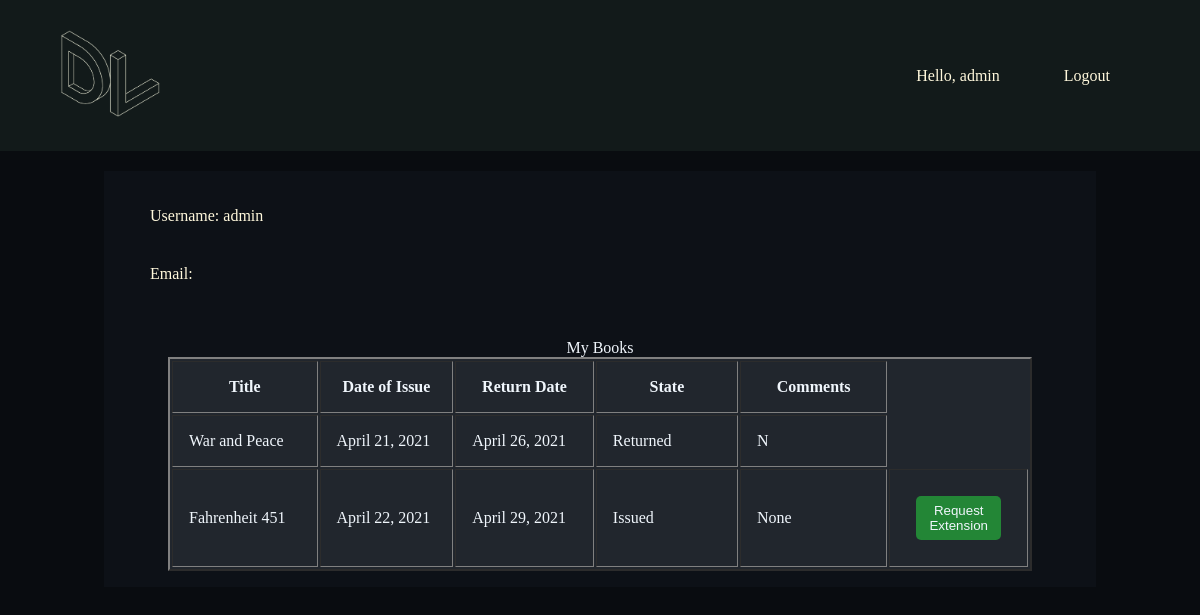
The page /user/ (signed in) on the database its author committed.
### book/models.py (models this page shows)
class Issue(models.Model):
    Book_state = [
        ('Requested', 'Requested'),
        ('Issued', 'Issued'),
        ('Returned', 'Returned'),
        ('Request Extension', 'Request Extension'),
        ('Extended Issue', 'Extended Issue'),
        ('Issued/Ext Denied', 'Issued/Ext Denied'),
        ('Rejected Issue', 'Rejected Issue'),
        ('NA', 'NA')
    ]
    Title = models.CharField(max_length = 120,null = False)
    BookID = models.IntegerField(null = False)
    User = models.CharField(max_length=50)
    DoI=models.DateField(auto_now_add=False)
    DoD=models.DateField(auto_now_add=False)
    State = models.CharField(
        max_length=50,
        choices = Book_state,
        default = 'Requested',
    )
    Comments = models.TextField(null=True)

### users/views.py (the view)
# urls.py: path('user/', user_view, name='user'),
def user_view(request,*args,**kwargs):
    bks= Issue.objects.all()
    bks.reverse()
    today = datetime.date.today()
    return render(request,"User/User.html",{"bks":bks , "today":today})

### Templates/User/User.html (shortened to what this page needs)
{% load static %}
<!DOCTYPE html>
<head>
    <link rel="stylesheet" href="{% static 'User/style.css' %}">
</head>
<body style="color:#f0f6fc;background-color:#090c10">
    <header >
        <a href="/"><img src="{% static 'DevLibrary.png' %}" alt="" width = "100"></a>
        <nav>
            <ul class = "nvlinks">
                <li>Hello, {{user.username}}</li>
                <li><a href="/logout/">Logout</a></li>
            </ul>
        </nav>
    </header>
    <div class="usr-dta" style="color:#f0f6fc;background-color:#0d1117">
        <ul>
        <li>
        <p>Username: {{user.username}}</p>
    </li>
  <li>
    <p>Email: {{user.email}}</p>
  </li>
    </ul>
    <br>
    <br>
    <table class="table" border = "2px solid white" style="margin-left:auto;margin-right:auto;width:90%;color:#f0f6fc;background-color:#21262d">
        <caption>My Books</caption>
        <thead>
            <tr>
                <th style = "padding: 16px; width:20%;">Title</th>
                <th style = "padding: 16px; width:20%;">Date of Issue</th>
                <th style = "padding: 16px; width:20%;">Return Date</th>
                <th style = "padding: 16px; width:20%;">State</th>
                <th style = "padding: 16px; width:20%;">Comments</th>
            </tr>
        </thead>
        <tbody>
            {% for bk in bks %}
                {% if bk.DoD < today %}
                    {% if bk.State == "Issued" or bk.State == "Extended Issue" or bk.State == "Request Extension" or bk.State == "Issued/Ext Denied"  %}
                    {% if bk.User == user.username %}
                        <tr>
                            <td scope="row" style = "padding: 16px; width:20%;color:#e63946;">{{bk.Title}}</td>
                            <td style = "padding: 16px; width:20%;color:#e63946;">{{bk.DoI}}</td>
                            <td style = "padding: 16px; width:20%;color:#e63946;">{{bk.DoD}}</td>
                            <td style = "padding: 16px; width:20%;color:#e63946;">{{bk.State}}</td>
                            <td style = "padding: 16px; width:20%;color:#e63946;">{{bk.Comments}}</td>
                            <td style = "padding: 16px; width:20%;color:#e63946;">Overdue: Return Immediately</td>
                            {% if bk.State == 'Issued' %}
                                <td style = "padding: 16px; width:20%;">
                                <form action ="/reqext/{{bk.id}}" method="POST">{% csrf_token %}
                                <button type="Submit"  style="margin: 10px; padding:7px 13px;color:#f0f6fc;background-color:#238636;border:none;border-radius:5px;">Request Extension</button>
                                </form>
                                </td>
                                {% endif %}
                        </tr>
                    {% endif %}
                    {% endif %}
                {% else %}
                    {% if bk.User == user.username %}
                        <tr>
                            <td scope="row" style = "padding: 16px; width:20%;">{{bk.Title}}</td>
                            <td style = "padding: 16px; width:20%;">{{bk.DoI}}</td>
                            <td style = "padding: 16px; width:20%;">{{bk.DoD}}</td>
                            <td style = "padding: 16px; width:20%;">{{bk.State}}</td>
                            <td style = "padding: 16px; width:20%;">{{bk.Comments}}</td>
                                {% if bk.State == 'Issued' %}
                                <td style = "padding: 16px; width:20%;">
                                <form action ="/reqext/{{bk.id}}" method="POST">{% csrf_token %}
                                <button type="Submit" style="margin: 10px; padding:7px 13px;color:#f0f6fc;background-color:#238636;border:none;border-radius:5px;">Request Extension</button>
                                </form>
                                </td>
                                {% endif %}
                        </tr>
                    {% endif %}
                {% endif %}
            {% endfor %}
        </tbody>
    </table>
    </div>
 </body>

### static/User/style.css (style rules this page uses)
body { background-color: lightblue; }
* { margin: 0; padding: 0; }
header a,li { font: "Montserrat", sans-serif; font-size: 16px; color: cornsilk; text-decoration: none; }
header { background-color: #121a1a; display: flex; justify-content: space-between; align-items: center; padding: 30px 5%; }
.nvlinks { list-style: none; }
.nvlinks li { display: inline-block; padding: 0 30px; }
.usr-dta { display: block; margin: auto; width: 80%; background-color: #121a1a; margin-top: 20px; padding: 16px; }
.usr-dta ul { list-style: none; }
.usr-dta ul li p { margin-left: 10px; padding: 20px; }

### rows shown on the page
Issue: Title "War and Peace", DoI "April 21, 2021", DoD "April 26, 2021", State "Returned", Comments "N"
Issue: Title "Fahrenheit 451", DoI "April 22, 2021", DoD "April 29, 2021", State "Issued", Comments "None"

### other values the page prints
{{ user.username }} "admin"
